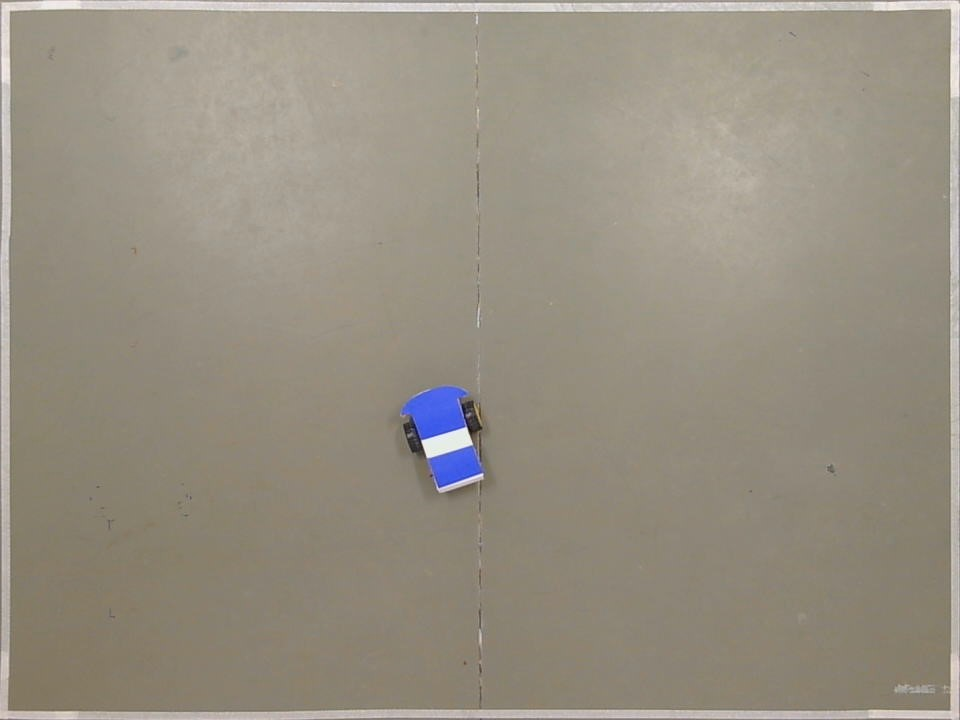
#> input picture teste5.jpg, 960 x 720 px
$ python frenteMenor.py
#> lines starting #> are read from the running program, lines starting #| are printed output that depends on the picture; after the words box and inside, x2 and y2 are one past the last pixel; in counts of white or black regions, pixels touching at a corner belong together
#> further down, frame is the input picture: shape (720, 960, 3); mean B, G, R 130, 143.9, 151.1
import cv2
import numpy as np
""""
def select_color(event, x, y, flags, param):
    global hsv_color
    if event == cv2.EVENT_LBUTTONDOWN:
        hsv_color = cv2.cvtColor(np.uint8([[frame[y, x]]]), cv2.COLOR_BGR2HSV)
"""
def detect_front_and_rear(image):

    # Definir uma margem de tolerância para a cor selecionada
    tolerance = 10
    """
    # Extrair os valores HSV da cor selecionada
    h, s, v = hsv_color[0][0]
    """
    h = 115
    # Definir o intervalo de cor com base na cor selecionada e na tolerância
    lower_color = np.array([h - tolerance, 100, 100])
    upper_color = np.array([h + tolerance, 255, 255])

    # Converter a imagem para o espaço de cor HSV
    hsv_frame = cv2.cvtColor(image, cv2.COLOR_BGR2HSV)
#> hsv_frame: shape (720, 960, 3); mean H, S, V 21.2, 38.8, 152

    # Criar uma máscara binária usando o intervalo de cor definido
    mask = cv2.inRange(hsv_frame, lower_color, upper_color)
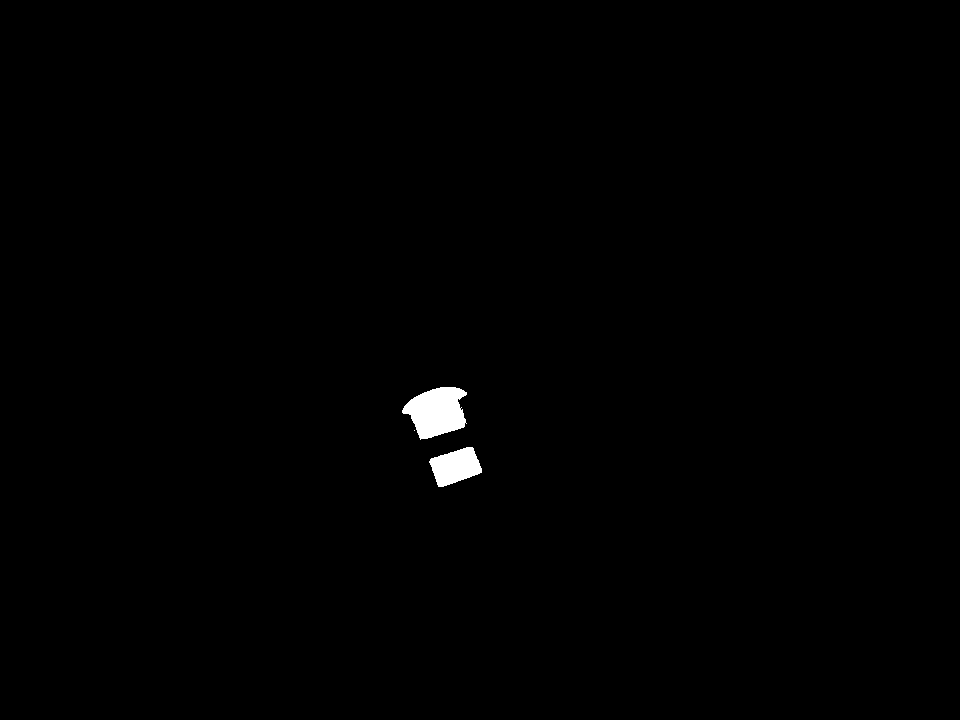
#> mask: shape (720, 960); 0.54% white; 3 white regions (1 under 20 px)

    # Encontrar contornos na máscara
    contours, _ = cv2.findContours(mask, cv2.RETR_EXTERNAL, cv2.CHAIN_APPROX_SIMPLE)
#> contours = 3 contours, 1 with area under 20; largest, box (x1, y1, x2, y2) and area: (402, 387, 467, 440) 2232, (429, 447, 482, 487) 1314

    # Inicializar variáveis para a parte frontal e traseira do robô
    front_area = None
    rear_area = None

    # Encontrar a menor área correspondente à parte frontal e traseira do robô
    min_front_area = float('inf')
    min_rear_area = float('inf')
    if contours:
        for contour in contours:
            area = cv2.contourArea(contour)
            if area > 1:  # Filtro de área mínima para evitar ruídos
                rect = cv2.minAreaRect(contour)
                center, size, angle = rect
                width, height = size
                if width < height:
                    if area < min_rear_area:
                        min_rear_area = area
                        rear_area = contour
                else:
                    if area < min_front_area:
                        min_front_area = area
                        front_area = contour
#> this loop made 3 passes
#> (area, center, angle, width, height, min_front_area) on pass 1: (1314.5, (455.3, 465.9), -18.43, 47.43, 30.36, 1314.5)
#> (area, center, angle, width, height) on pass 3: (2231.5, (436.9, 411.4), -16.93, 67.05, 45.63)
#> after the loop, front_area = contour of 90 points, box (x1, y1, x2, y2) (429, 447, 482, 487), area 1314; min_front_area = 1314.5; min_rear_area = inf

    # Desenhar contornos na imagem original para a parte frontal e traseira do robô
    if front_area is not None:
        cv2.drawContours(image, [front_area], -1, (0, 255, 0), 2)
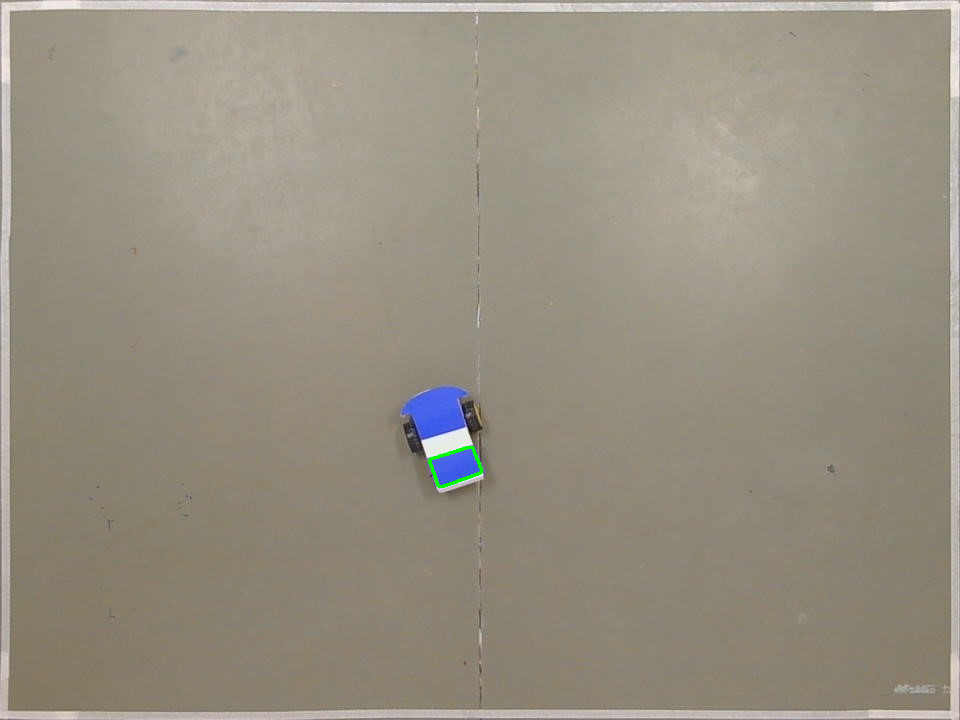
#> image: shape (720, 960, 3); 0.07% of pixels changed, all inside (x1, y1, x2, y2) = (428, 446, 483, 488)
    if rear_area is not None:
        cv2.drawContours(image, [rear_area], -1, (0, 0, 255), 2)

    # Exibir a imagem com os contornos identificados
    cv2.imshow('Front and Rear Detection', image)
    cv2.waitKey(0)
    cv2.destroyAllWindows()

# Carregar a imagem
frame = cv2.imread('teste5.jpg')

# Exibir a imagem
cv2.imshow('Frame', frame)

# Definir uma função de retorno de chamada do mouse para capturar cliques do mouse
##cv2.setMouseCallback('Frame', select_color)

# Aguardar até que uma tecla seja pressionada
cv2.waitKey(0)

# Chamar a função para detectar a parte frontal e traseira do robô
detect_front_and_rear(frame)

#> (the run stopped early here; a loop or call above may not have finished)

$ run again, with teste0123.jpg copied over teste5.jpg
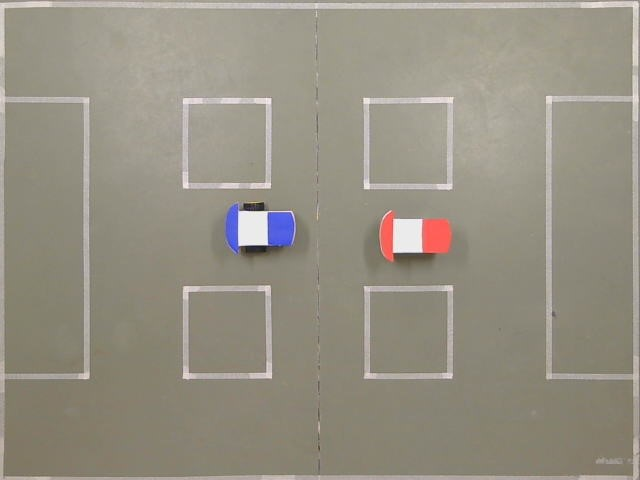
#> input picture teste0123.jpg, 640 x 480 px
#> frame is the input picture: shape (480, 640, 3); mean B, G, R 131.4, 145.1, 150.3
#> hsv_frame: shape (480, 640, 3); mean H, S, V 23.8, 34.3, 150.9
#> in detect_front_and_rear, `mask = cv2.inRange(hsv_frame, lower_color, upper_color)`:
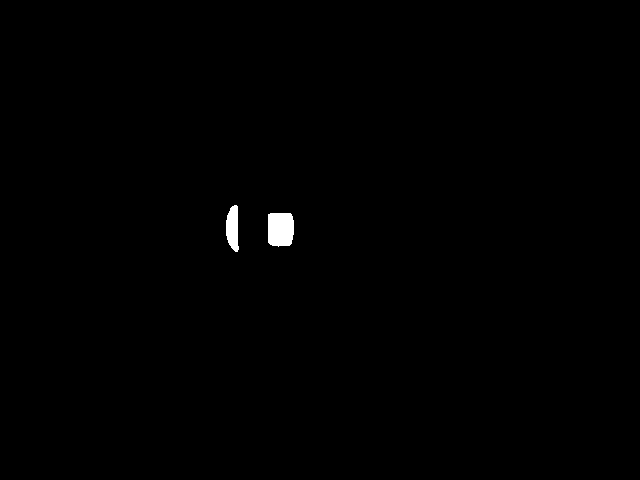
#> mask: shape (480, 640); 0.42% white; 2 white regions
#> contours = 2 contours; box (x1, y1, x2, y2) and area: (268, 213, 294, 247) 766, (226, 205, 239, 252) 412
#> the loop in detect_front_and_rear, `for contour in contours:` made 2 passes
#> (area, center, angle, width, height, min_front_area) on pass 1: (766.5, (280.5, 229.5), -90, 33, 25, 766.5)
#> after the loop in detect_front_and_rear, `for contour in contours:`: front_area = contour of 22 points, box (x1, y1, x2, y2) (268, 213, 294, 247), area 766; min_front_area = 766.5; min_rear_area = 411.5; rear_area = contour of 29 points, box (x1, y1, x2, y2) (226, 205, 239, 252), area 412
#> in detect_front_and_rear, `cv2.drawContours(image, [rear_area], -1, (0, 0, 255), 2)`:
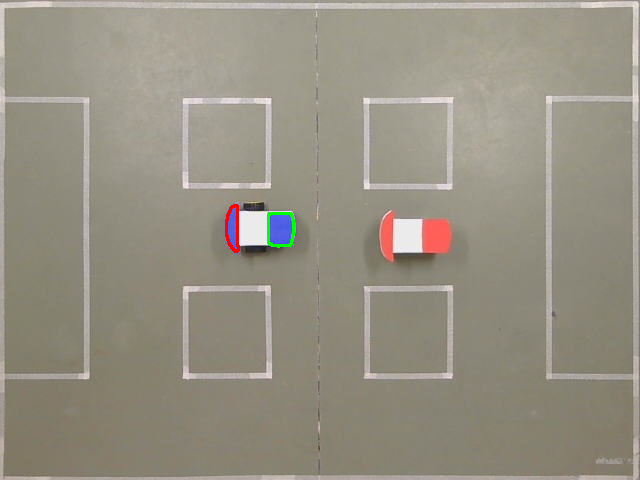
#> image: shape (480, 640, 3); mean B, G, R 131, 145.1, 150.3
